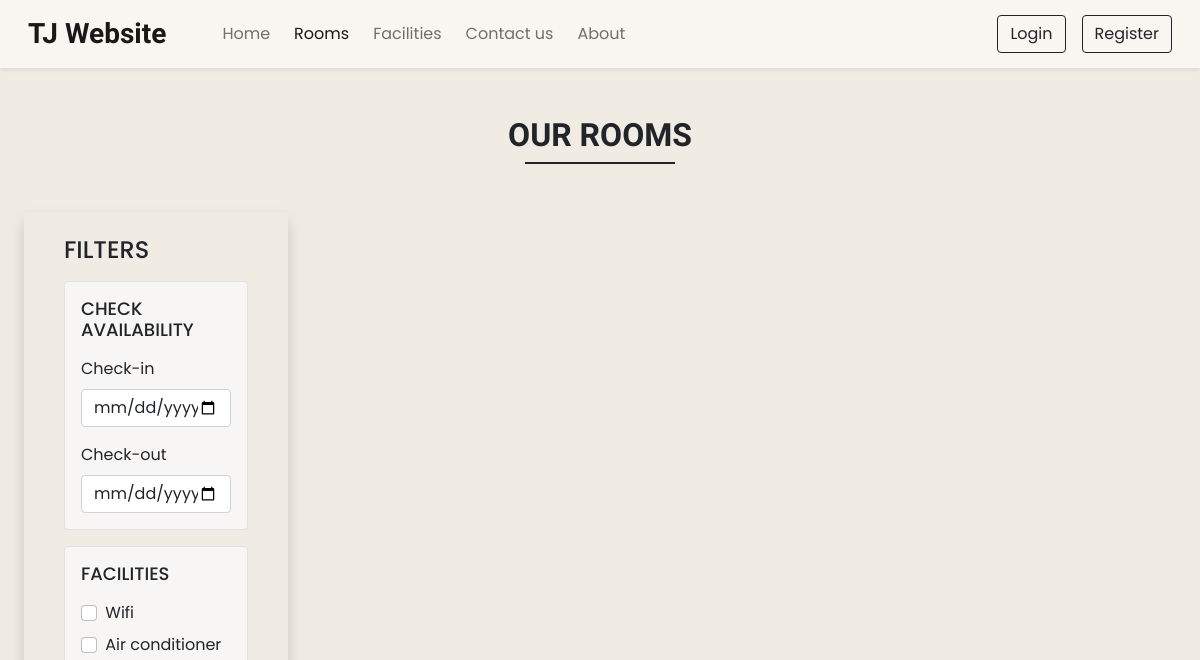
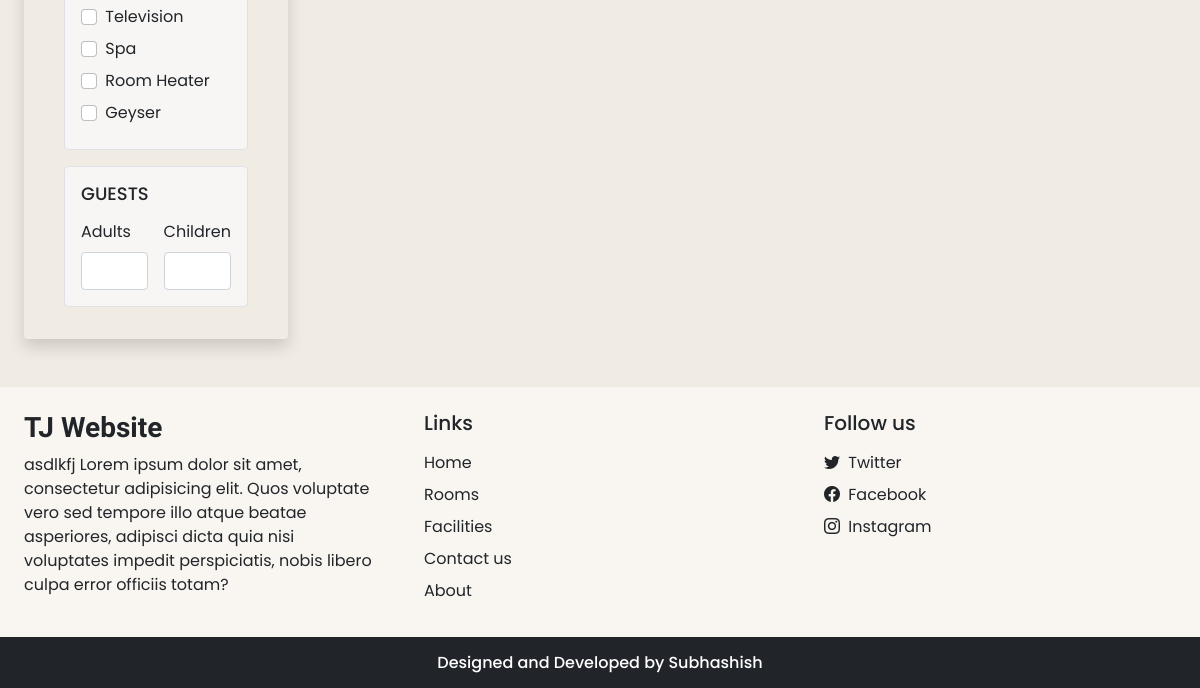
Before: /rooms.php with the older database file (2 pictures, top to bottom).
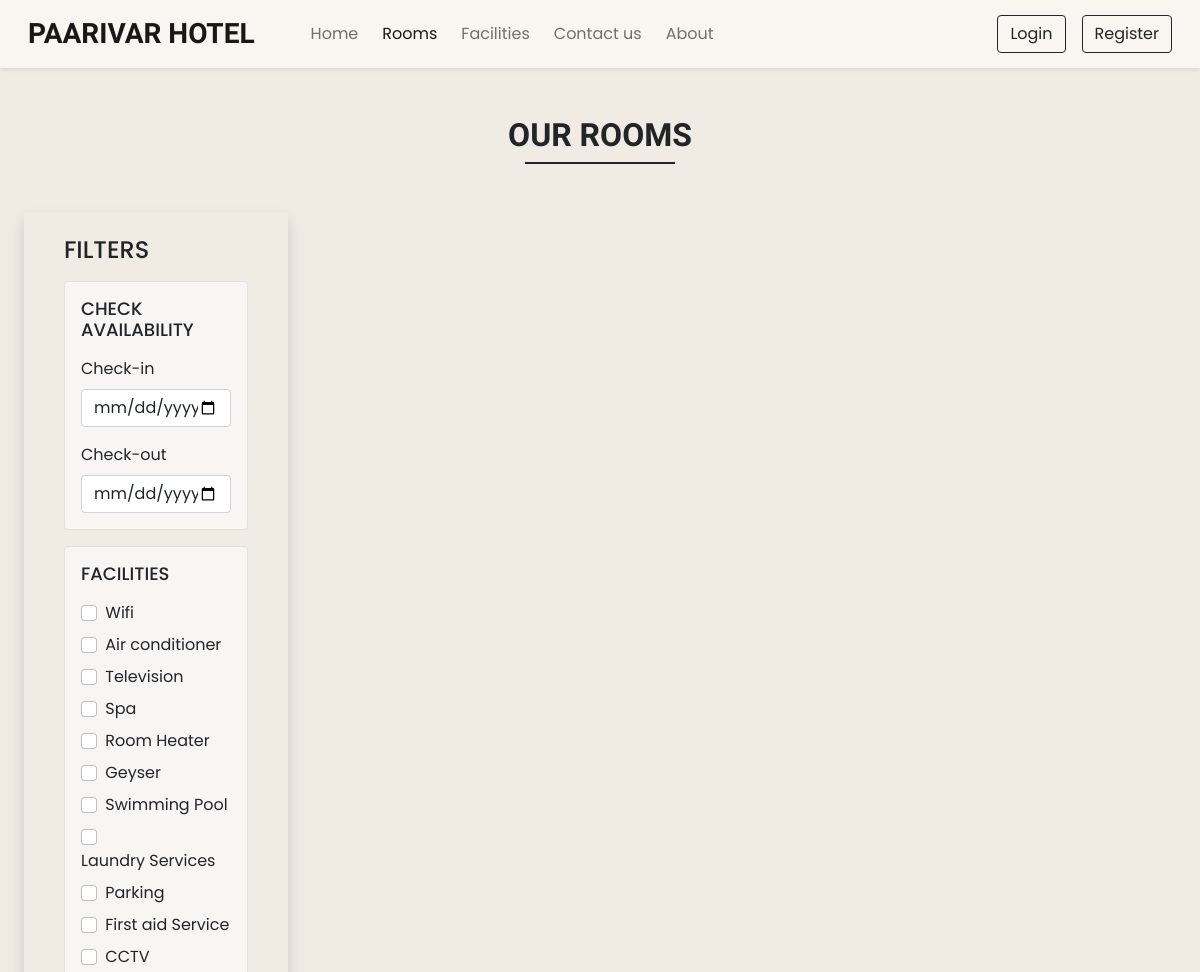
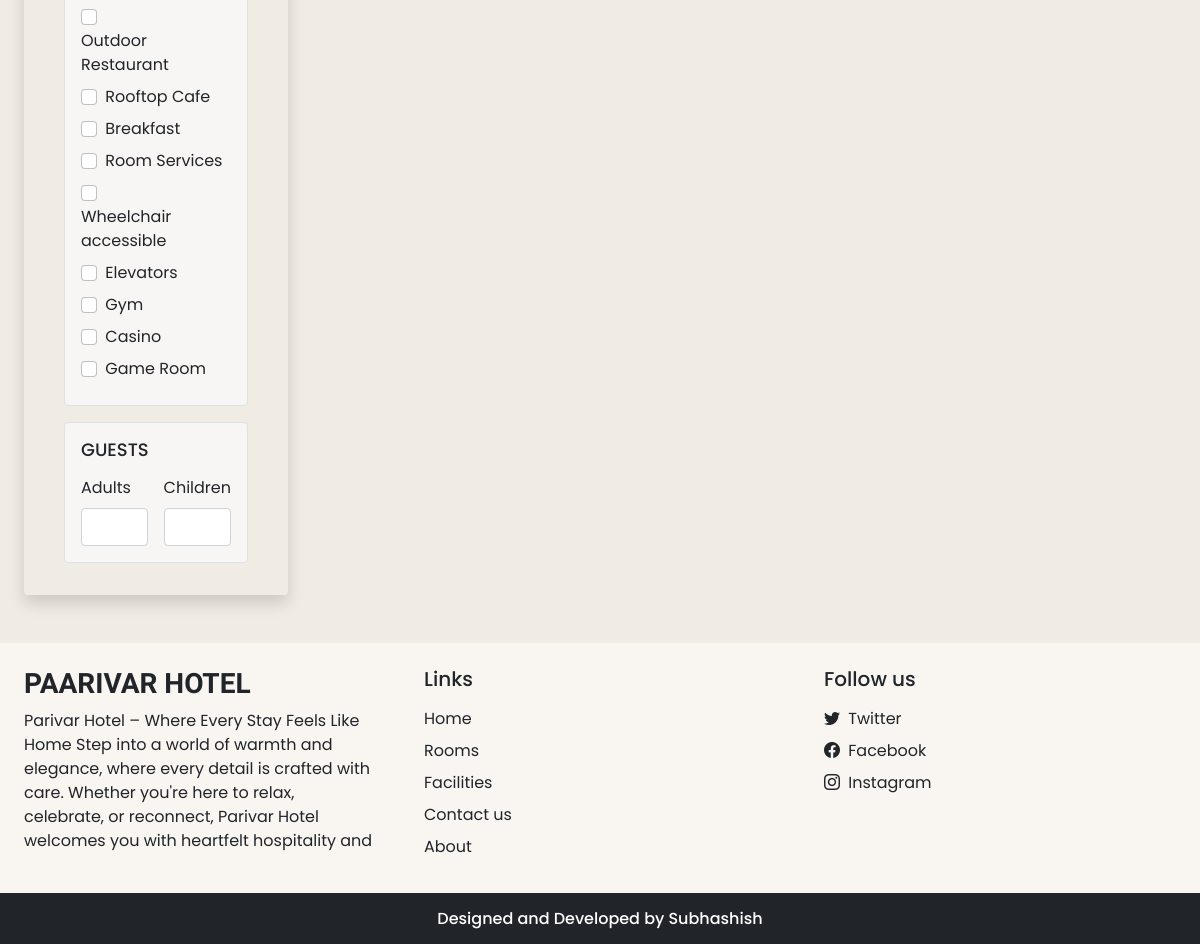
After: the same page with the newer database file (2 pictures, top to bottom).
### tables this page shows
CREATE TABLE `settings` (
  `sr_no` int(11) NOT NULL,
  `site_title` varchar(50) NOT NULL,
  `site_about` varchar(250) NOT NULL,
  `shutdown` tinyint(1) NOT NULL
);

CREATE TABLE `facilities` (
  `id` int(11) NOT NULL,
  `icon` varchar(100) NOT NULL,
  `name` varchar(50) NOT NULL,
  `description` varchar(250) NOT NULL
);

### admin/inc/db_config.php (called while the page is built, shortened)
<?php
function selectAll($table)
{
  $con = $GLOBALS['con'];
  $res = mysqli_query($con, "SELECT * FROM $table");
  return $res;
}
function select($sql, $values, $datatypes)
{
  $con = $GLOBALS['con'];
  if ($stmt = mysqli_prepare($con, $sql)) {
    mysqli_stmt_bind_param($stmt, $datatypes, ...$values);
    if (mysqli_stmt_execute($stmt)) {
      $res = mysqli_stmt_get_result($stmt);
      return $res;
    } else {
      mysqli_stmt_close($stmt);
      die("Query cannot be executed - Select");
    }
  } else {
    die("Query cannot be prepared - Select");
  }
}

### rooms.php (the view, shortened to what this page needs)
<!DOCTYPE html>
<html lang="en">
<head>
  <link rel="stylesheet" href="css/common.css">
  <?php require('inc/links.php'); ?>
</head>
<body class="bg-color">
  <?php
    require('inc/header.php');
    $checkin_default="";
    $checkout_default="";
    $adult_default="";
    $children_default="";
  ?>
  <div class="my-5 px-4">
    <h2 class="fw-bold h-font text-center">OUR ROOMS</h2>
    <div class="h-line bg-dark"></div>
  </div>
  <div class="container-fluid">
    <div class="row">
      <div class="col-lg-3 col-md-12 mb-lg-0 mb-4 ps-4">
        <nav class="navbar navbar-expand-lg navbar-light card-body rounded shadow">
          <div class="container-fluid flex-lg-column align-items-stretch">
            <h4 class="mt-2">FILTERS</h4>
            <div class="collapse navbar-collapse flex-column align-items-stretch mt-2" id="filterDropdown">
              <div class="border bg-small-card p-3 rounded mb-3">
                <h5 class="d-flex align-items-center justify-content-between mb-3" style="font-size: 18px;">
                  <span>CHECK AVAILABILITY</span>
                </h5>
                <label class="form-label">Check-in</label>
                <input type="date" class="form-control shadow-none mb-3" value="<?php echo $checkin_default ?>" id="checkin" onchange="chk_avail_filter()">
                <label class="form-label">Check-out</label>
                <input type="date" class="form-control shadow-none" value="<?php echo $checkout_default ?>"  id="checkout" onchange="chk_avail_filter()">
              </div>
              <div class="border bg-small-card p-3 rounded mb-3">
                <h5 class="d-flex align-items-center justify-content-between mb-3" style="font-size: 18px;">
                  <span>FACILITIES</span>
                </h5>
                <?php
                  $facilities_q = selectAll('facilities');
                  while($row = mysqli_fetch_assoc($facilities_q))
                  {
                    echo<<<facilities
                      <div class="mb-2">
                        <input type="checkbox" onclick="fetch_rooms()" name="facilities" value="$row[id]" class="form-check-input shadow-none me-1" id="$row[id]">
                        <label class="form-check-label" for="$row[id]">$row[name]</label>
                      </div>
                    facilities;
                  }
                ?>
              </div>
              <div class="border bg-small-card p-3 rounded mb-3">
                <h5 class="d-flex align-items-center justify-content-between mb-3" style="font-size: 18px;">
                  <span>GUESTS</span>
                </h5>
                <div class="d-flex">
                  <div class="me-3">
                    <label class="form-label">Adults</label>
                    <input type="number" min="1" id="adults" value="<?php echo $adult_default ?>" oninput="guests_filter()" class="form-control shadow-none">
                  </div>
                  <div>
                    <label class="form-label">Children</label>
                    <input type="number" min="1" id="children" value="<?php echo $children_default ?>" oninput="guests_filter()" class="form-control shadow-none">
                  </div>
                </div>
              </div>
            </div>
          </div>
        </nav>
      </div>
      <div class="col-lg-9 col-md-12 px-4" id="rooms-data">
      </div>
    </div>
  </div>
  <?php require('inc/footer.php'); ?>
</body>
</html>

### inc/links.php (shortened to what this page needs)
<link href="https://cdn.jsdelivr.net/npm/bootstrap@5.0.2/dist/css/bootstrap.min.css" rel="stylesheet">
<link rel="stylesheet" href="https://cdn.jsdelivr.net/npm/bootstrap-icons@1.9.1/font/bootstrap-icons.css">
<link rel="stylesheet" href="css/common.css">
<?php
  require('admin/inc/db_config.php');
  $contact_q = "SELECT * FROM `contact_details` WHERE `sr_no`=?";
  $settings_q = "SELECT * FROM `settings` WHERE `sr_no`=?";
  $values = [1];
  $contact_r = mysqli_fetch_assoc(select($contact_q,$values,'i'));
  $settings_r = mysqli_fetch_assoc(select($settings_q,$values,'i'));
?>

### inc/header.php (shortened to what this page needs)
<nav id="nav-bar" class="navbar navbar-expand-lg navbar-light card-color px-lg-3 py-lg-2 shadow-sm sticky-top">
  <div class="container-fluid">
    <a class="navbar-brand me-5 fw-bold fs-3 h-font" href="index.php"><?php echo $settings_r['site_title'] ?></a>
    <div class="collapse navbar-collapse" id="navbarSupportedContent">
      <ul class="navbar-nav me-auto mb-2 mb-lg-0">
        <li class="nav-item">
          <a class="nav-link me-2" href="index.php">Home</a>
        </li>
        <li class="nav-item">
          <a class="nav-link me-2" href="rooms.php">Rooms</a>
        </li>
        <li class="nav-item">
          <a class="nav-link me-2" href="facilities.php">Facilities</a>
        </li>
        <li class="nav-item">
          <a class="nav-link me-2" href="contact.php">Contact us</a>
        </li>
        <li class="nav-item">
          <a class="nav-link" href="about.php">About</a>
        </li>
      </ul>
      <div class="d-flex">
        <?php
          if(isset($_SESSION['login']) && $_SESSION['login']==true)
          {
            $path = USERS_IMG_PATH;
            echo<<<data
              <div class="btn-group">
                <button type="button" class="btn btn-outline-dark shadow-none dropdown-toggle" data-bs-toggle="dropdown" data-bs-display="static" aria-expanded="false">
                  <img src="$path$_SESSION[uPic]" style="width: 25px; height: 25px;" class="me-1 rounded-circle">
                  $_SESSION[uName]
                </button>
                <ul class="dropdown-menu dropdown-menu-lg-end">
                  <li><a class="dropdown-item" href="profile.php">Profile</a></li>
                  <li><a class="dropdown-item" href="bookings.php">Bookings</a></li>
                  <li><a class="dropdown-item" href="logout.php">Logout</a></li>
                </ul>
              </div>
            data;
          }
          else
          {
            echo<<<data
              <button type="button" class="btn btn-outline-dark shadow-none me-lg-3 me-2" data-bs-toggle="modal" data-bs-target="#loginModal">
                Login
              </button>
              <button type="button" class="btn btn-outline-dark shadow-none" data-bs-toggle="modal" data-bs-target="#registerModal">
                Register
              </button>
            data;
          }
        ?>
      </div>
    </div>
  </div>
</nav>

### inc/footer.php (shortened to what this page needs)
<div class="container-fluid card-color mt-5">
  <div class="row">
    <div class="col-lg-4 p-4">
      <h3 class="h-font fw-bold fs-3 mb-2"><?php echo $settings_r['site_title'] ?></h3>
      <p>
        <?php echo $settings_r['site_about'] ?>
      </p>
    </div>
    <div class="col-lg-4 p-4">
      <h5 class="mb-3">Links</h5>
      <a href="index.php" class="d-inline-block mb-2 text-dark text-decoration-none">Home</a> <br>
      <a href="rooms.php" class="d-inline-block mb-2 text-dark text-decoration-none">Rooms</a> <br>
      <a href="facilities.php" class="d-inline-block mb-2 text-dark text-decoration-none">Facilities</a> <br>
      <a href="contact.php" class="d-inline-block mb-2 text-dark text-decoration-none">Contact us</a> <br>
      <a href="about.php" class="d-inline-block mb-2 text-dark text-decoration-none">About</a>
    </div>
    <div class="col-lg-4 p-4">
        <h5 class="mb-3">Follow us</h5>
        <?php
          if($contact_r['tw']!=''){
            echo<<<data
              <a href="$contact_r[tw]" class="d-inline-block text-dark text-decoration-none mb-2">
                <i class="bi bi-twitter me-1"></i> Twitter
              </a><br>
            data;
          }
        ?>
        <a href="<?php echo $contact_r['fb'] ?>" class="d-inline-block text-dark text-decoration-none mb-2">
          <i class="bi bi-facebook me-1"></i> Facebook
        </a><br>
        <a href="<?php echo $contact_r['insta'] ?>" class="d-inline-block text-dark text-decoration-none">
          <i class="bi bi-instagram me-1"></i> Instagram
        </a><br>
    </div>
  </div>
</div>
<h6 class="text-center bg-dark text-white p-3 m-0">Designed and Developed by Subhashish</h6>

### css/common.css (style rules this page uses)
:root { --beige: #b0a695; --beige_hover: #776b5d; --bg: #f0ebe3; --bg_card: #f9f5f1; --bg_small_element: #f8f6f4; --demo: #ede8d0; }
* { font-family: "Poppins", sans-serif; }
.h-font { font-family: "quicksand", sans-serif; font-optical-sizing: auto; }
input[type="number"] { -moz-appearance: textfield; }
.bg-color { background-color: var(--bg); }
.h-line { width: 150px; margin: 0 auto; height: 1.7px; }
.card-color { background-color: var(--bg_card); }
.bg-small-card { background-color: var(--bg_small_element); }

Changed rows visible on the page:
changed settings: site_title "TJ Website" → "PAARIVAR HOTEL"; site_about "asdlkfj Lorem ipsum dolor sit amet, consectetur adipisicing elit. Quos voluptate vero sed tempore illo atque beatae asperiores, adipisci dicta quia nisi voluptates impedit perspiciatis, nobis libero culpa error officiis totam?" → "Parivar Hotel – Where Every Stay Feels Like Home Step into a world of warmth and elegance, where every detail is crafted with care. Whether you're here to relax, celebrate, or reconnect, Parivar Hotel welcomes you with heartfelt hospitality and"
added facilities: name "Swimming Pool"
added facilities: name "Laundry Services"
added facilities: name "Parking"
added facilities: name "First aid Service"
added facilities: name "CCTV"
added facilities: name "Outdoor Restaurant"
added facilities: name "Rooftop Cafe"
added facilities: name "Breakfast"
added facilities: name "Room Services"
added facilities: name "Wheelchair accessible"
added facilities: name "Elevators"
added facilities: name "Gym"
added facilities: name "Casino"
added facilities: name "Game Room"
